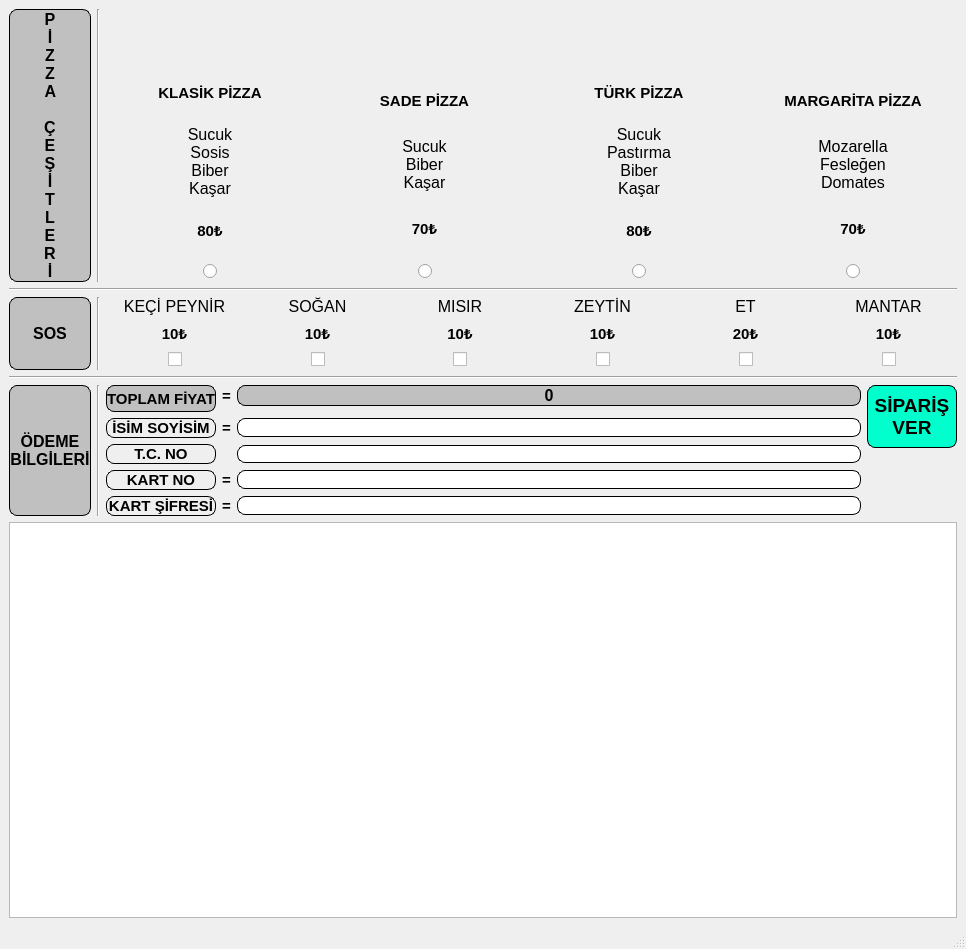
<?xml version="1.0" encoding="UTF-8"?>
<ui version="4.0">
 <class>MainWindow</class>
 <widget class="QMainWindow" name="MainWindow">
  <property name="geometry">
   <rect>
    <x>0</x>
    <y>0</y>
    <width>966</width>
    <height>949</height>
   </rect>
  </property>
  <property name="windowTitle">
   <string>MainWindow</string>
  </property>
  <widget class="QWidget" name="centralwidget">
   <layout class="QGridLayout" name="gridLayout_2">
    <item row="0" column="2" colspan="2">
     <layout class="QHBoxLayout" name="horizontalLayout_5">
      <item>
       <layout class="QVBoxLayout" name="verticalLayout">
        <item>
         <layout class="QHBoxLayout" name="horizontalLayout_8">
          <item>
           <widget class="QLabel" name="label_29">
            <property name="sizePolicy">
             <sizepolicy hsizetype="MinimumExpanding" vsizetype="Minimum">
              <horstretch>0</horstretch>
              <verstretch>0</verstretch>
             </sizepolicy>
            </property>
            <property name="maximumSize">
             <size>
              <width>150</width>
              <height>150</height>
             </size>
            </property>
            <property name="layoutDirection">
             <enum>Qt::LeftToRight</enum>
            </property>
            <property name="text">
             <string/>
            </property>
            <property name="textFormat">
             <enum>Qt::AutoText</enum>
            </property>
            <property name="pixmap">
             <pixmap>images/klasik.jpg</pixmap>
            </property>
            <property name="scaledContents">
             <bool>true</bool>
            </property>
            <property name="alignment">
             <set>Qt::AlignCenter</set>
            </property>
           </widget>
          </item>
         </layout>
        </item>
        <item>
         <widget class="QLabel" name="label_2">
          <property name="font">
           <font>
            <pointsize>11</pointsize>
            <weight>75</weight>
            <bold>true</bold>
           </font>
          </property>
          <property name="text">
           <string>KLASİK PİZZA</string>
          </property>
          <property name="alignment">
           <set>Qt::AlignCenter</set>
          </property>
         </widget>
        </item>
        <item>
         <widget class="QLabel" name="label">
          <property name="font">
           <font>
            <pointsize>12</pointsize>
           </font>
          </property>
          <property name="text">
           <string>Sucuk 
Sosis 
Biber
Kaşar</string>
          </property>
          <property name="alignment">
           <set>Qt::AlignCenter</set>
          </property>
         </widget>
        </item>
        <item>
         <widget class="QLabel" name="label_3">
          <property name="font">
           <font>
            <pointsize>11</pointsize>
            <weight>75</weight>
            <bold>true</bold>
           </font>
          </property>
          <property name="text">
           <string>80₺</string>
          </property>
          <property name="alignment">
           <set>Qt::AlignCenter</set>
          </property>
         </widget>
        </item>
        <item>
         <layout class="QHBoxLayout" name="horizontalLayout">
          <item>
           <spacer name="horizontalSpacer">
            <property name="orientation">
             <enum>Qt::Horizontal</enum>
            </property>
            <property name="sizeHint" stdset="0">
             <size>
              <width>40</width>
              <height>20</height>
             </size>
            </property>
           </spacer>
          </item>
          <item>
           <widget class="QRadioButton" name="klasik_pizza">
            <property name="text">
             <string/>
            </property>
            <property name="checked">
             <bool>false</bool>
            </property>
           </widget>
          </item>
          <item>
           <spacer name="horizontalSpacer_2">
            <property name="orientation">
             <enum>Qt::Horizontal</enum>
            </property>
            <property name="sizeHint" stdset="0">
             <size>
              <width>40</width>
              <height>20</height>
             </size>
            </property>
           </spacer>
          </item>
         </layout>
        </item>
       </layout>
      </item>
      <item>
       <layout class="QVBoxLayout" name="verticalLayout_4">
        <item>
         <layout class="QHBoxLayout" name="horizontalLayout_9">
          <item>
           <widget class="QLabel" name="klasik_3">
            <property name="maximumSize">
             <size>
              <width>150</width>
              <height>150</height>
             </size>
            </property>
            <property name="text">
             <string/>
            </property>
            <property name="textFormat">
             <enum>Qt::AutoText</enum>
            </property>
            <property name="pixmap">
             <pixmap>images/sade.jpg</pixmap>
            </property>
            <property name="scaledContents">
             <bool>true</bool>
            </property>
            <property name="alignment">
             <set>Qt::AlignCenter</set>
            </property>
           </widget>
          </item>
         </layout>
        </item>
        <item>
         <widget class="QLabel" name="label_7">
          <property name="font">
           <font>
            <pointsize>11</pointsize>
            <weight>75</weight>
            <bold>true</bold>
           </font>
          </property>
          <property name="text">
           <string>SADE PİZZA</string>
          </property>
          <property name="alignment">
           <set>Qt::AlignCenter</set>
          </property>
         </widget>
        </item>
        <item>
         <widget class="QLabel" name="label_9">
          <property name="font">
           <font>
            <pointsize>12</pointsize>
           </font>
          </property>
          <property name="text">
           <string>Sucuk 
Biber
Kaşar</string>
          </property>
          <property name="alignment">
           <set>Qt::AlignCenter</set>
          </property>
         </widget>
        </item>
        <item>
         <widget class="QLabel" name="label_8">
          <property name="font">
           <font>
            <pointsize>11</pointsize>
            <weight>75</weight>
            <bold>true</bold>
           </font>
          </property>
          <property name="text">
           <string>70₺</string>
          </property>
          <property name="alignment">
           <set>Qt::AlignCenter</set>
          </property>
         </widget>
        </item>
        <item>
         <layout class="QHBoxLayout" name="horizontalLayout_3">
          <item>
           <spacer name="horizontalSpacer_5">
            <property name="orientation">
             <enum>Qt::Horizontal</enum>
            </property>
            <property name="sizeHint" stdset="0">
             <size>
              <width>40</width>
              <height>20</height>
             </size>
            </property>
           </spacer>
          </item>
          <item>
           <widget class="QRadioButton" name="sade_pizza">
            <property name="text">
             <string/>
            </property>
           </widget>
          </item>
          <item>
           <spacer name="horizontalSpacer_6">
            <property name="orientation">
             <enum>Qt::Horizontal</enum>
            </property>
            <property name="sizeHint" stdset="0">
             <size>
              <width>40</width>
              <height>20</height>
             </size>
            </property>
           </spacer>
          </item>
         </layout>
        </item>
       </layout>
      </item>
      <item>
       <layout class="QVBoxLayout" name="verticalLayout_2">
        <item>
         <layout class="QHBoxLayout" name="horizontalLayout_10">
          <item>
           <widget class="QLabel" name="klasik_4">
            <property name="maximumSize">
             <size>
              <width>150</width>
              <height>150</height>
             </size>
            </property>
            <property name="text">
             <string/>
            </property>
            <property name="textFormat">
             <enum>Qt::AutoText</enum>
            </property>
            <property name="pixmap">
             <pixmap>images/turk.jpg</pixmap>
            </property>
            <property name="scaledContents">
             <bool>true</bool>
            </property>
            <property name="alignment">
             <set>Qt::AlignCenter</set>
            </property>
           </widget>
          </item>
         </layout>
        </item>
        <item>
         <widget class="QLabel" name="label_10">
          <property name="font">
           <font>
            <pointsize>11</pointsize>
            <weight>75</weight>
            <bold>true</bold>
           </font>
          </property>
          <property name="text">
           <string>TÜRK PİZZA</string>
          </property>
          <property name="alignment">
           <set>Qt::AlignCenter</set>
          </property>
         </widget>
        </item>
        <item>
         <widget class="QLabel" name="label_11">
          <property name="font">
           <font>
            <pointsize>12</pointsize>
           </font>
          </property>
          <property name="text">
           <string>Sucuk 
Pastırma 
Biber
Kaşar</string>
          </property>
          <property name="alignment">
           <set>Qt::AlignCenter</set>
          </property>
         </widget>
        </item>
        <item>
         <widget class="QLabel" name="label_12">
          <property name="font">
           <font>
            <pointsize>11</pointsize>
            <weight>75</weight>
            <bold>true</bold>
           </font>
          </property>
          <property name="text">
           <string>80₺</string>
          </property>
          <property name="alignment">
           <set>Qt::AlignCenter</set>
          </property>
         </widget>
        </item>
        <item>
         <layout class="QHBoxLayout" name="horizontalLayout_4">
          <item>
           <spacer name="horizontalSpacer_8">
            <property name="orientation">
             <enum>Qt::Horizontal</enum>
            </property>
            <property name="sizeHint" stdset="0">
             <size>
              <width>40</width>
              <height>20</height>
             </size>
            </property>
           </spacer>
          </item>
          <item>
           <widget class="QRadioButton" name="turk_pizza">
            <property name="text">
             <string/>
            </property>
           </widget>
          </item>
          <item>
           <spacer name="horizontalSpacer_7">
            <property name="orientation">
             <enum>Qt::Horizontal</enum>
            </property>
            <property name="sizeHint" stdset="0">
             <size>
              <width>40</width>
              <height>20</height>
             </size>
            </property>
           </spacer>
          </item>
         </layout>
        </item>
       </layout>
      </item>
      <item>
       <layout class="QVBoxLayout" name="verticalLayout_3">
        <item>
         <layout class="QHBoxLayout" name="horizontalLayout_11">
          <item>
           <widget class="QLabel" name="klasik_2">
            <property name="maximumSize">
             <size>
              <width>150</width>
              <height>150</height>
             </size>
            </property>
            <property name="text">
             <string/>
            </property>
            <property name="textFormat">
             <enum>Qt::AutoText</enum>
            </property>
            <property name="pixmap">
             <pixmap>images/marga.jpg</pixmap>
            </property>
            <property name="scaledContents">
             <bool>true</bool>
            </property>
            <property name="alignment">
             <set>Qt::AlignCenter</set>
            </property>
           </widget>
          </item>
         </layout>
        </item>
        <item>
         <widget class="QLabel" name="label_4">
          <property name="font">
           <font>
            <pointsize>11</pointsize>
            <weight>75</weight>
            <bold>true</bold>
           </font>
          </property>
          <property name="text">
           <string>MARGARİTA PİZZA</string>
          </property>
          <property name="alignment">
           <set>Qt::AlignCenter</set>
          </property>
         </widget>
        </item>
        <item>
         <widget class="QLabel" name="label_6">
          <property name="font">
           <font>
            <pointsize>12</pointsize>
           </font>
          </property>
          <property name="text">
           <string>Mozarella
Fesleğen
Domates</string>
          </property>
          <property name="alignment">
           <set>Qt::AlignCenter</set>
          </property>
         </widget>
        </item>
        <item>
         <widget class="QLabel" name="label_5">
          <property name="font">
           <font>
            <pointsize>11</pointsize>
            <weight>75</weight>
            <bold>true</bold>
           </font>
          </property>
          <property name="text">
           <string>70₺</string>
          </property>
          <property name="alignment">
           <set>Qt::AlignCenter</set>
          </property>
         </widget>
        </item>
        <item>
         <layout class="QHBoxLayout" name="horizontalLayout_2">
          <item>
           <spacer name="horizontalSpacer_3">
            <property name="orientation">
             <enum>Qt::Horizontal</enum>
            </property>
            <property name="sizeHint" stdset="0">
             <size>
              <width>40</width>
              <height>20</height>
             </size>
            </property>
           </spacer>
          </item>
          <item>
           <widget class="QRadioButton" name="margarita_pizza">
            <property name="text">
             <string/>
            </property>
           </widget>
          </item>
          <item>
           <spacer name="horizontalSpacer_4">
            <property name="orientation">
             <enum>Qt::Horizontal</enum>
            </property>
            <property name="sizeHint" stdset="0">
             <size>
              <width>40</width>
              <height>20</height>
             </size>
            </property>
           </spacer>
          </item>
         </layout>
        </item>
       </layout>
      </item>
     </layout>
    </item>
    <item row="4" column="0" rowspan="2">
     <widget class="QLabel" name="pizza_type_5">
      <property name="font">
       <font>
        <pointsize>12</pointsize>
        <weight>75</weight>
        <bold>true</bold>
       </font>
      </property>
      <property name="styleSheet">
       <string notr="true">QLabel{
	background-color: #C0C0C0;
	border-radius: 8px;
	border: 1px solid #000000;
}</string>
      </property>
      <property name="text">
       <string>ÖDEME
BİLGİLERİ</string>
      </property>
      <property name="alignment">
       <set>Qt::AlignCenter</set>
      </property>
     </widget>
    </item>
    <item row="2" column="0">
     <widget class="QLabel" name="pizza_type_2">
      <property name="font">
       <font>
        <pointsize>12</pointsize>
        <weight>75</weight>
        <bold>true</bold>
       </font>
      </property>
      <property name="styleSheet">
       <string notr="true">QLabel{
	background-color: #C0C0C0;
	border-radius: 8px;
	border: 1px solid #000000;
}</string>
      </property>
      <property name="text">
       <string>SOS</string>
      </property>
      <property name="alignment">
       <set>Qt::AlignCenter</set>
      </property>
     </widget>
    </item>
    <item row="2" column="2" colspan="2">
     <layout class="QHBoxLayout" name="horizontalLayout_6">
      <item>
       <layout class="QVBoxLayout" name="verticalLayout_7">
        <item>
         <widget class="QLabel" name="label_20">
          <property name="font">
           <font>
            <pointsize>12</pointsize>
           </font>
          </property>
          <property name="text">
           <string>KEÇİ PEYNİR</string>
          </property>
          <property name="alignment">
           <set>Qt::AlignCenter</set>
          </property>
         </widget>
        </item>
        <item>
         <widget class="QLabel" name="label_19">
          <property name="font">
           <font>
            <pointsize>11</pointsize>
            <weight>75</weight>
            <bold>true</bold>
           </font>
          </property>
          <property name="text">
           <string>10₺</string>
          </property>
          <property name="alignment">
           <set>Qt::AlignCenter</set>
          </property>
         </widget>
        </item>
        <item>
         <layout class="QHBoxLayout" name="horizontalLayout_12">
          <item>
           <spacer name="horizontalSpacer_9">
            <property name="orientation">
             <enum>Qt::Horizontal</enum>
            </property>
            <property name="sizeHint" stdset="0">
             <size>
              <width>40</width>
              <height>20</height>
             </size>
            </property>
           </spacer>
          </item>
          <item>
           <widget class="QCheckBox" name="keci_peynir">
            <property name="text">
             <string/>
            </property>
           </widget>
          </item>
          <item>
           <spacer name="horizontalSpacer_10">
            <property name="orientation">
             <enum>Qt::Horizontal</enum>
            </property>
            <property name="sizeHint" stdset="0">
             <size>
              <width>40</width>
              <height>20</height>
             </size>
            </property>
           </spacer>
          </item>
         </layout>
        </item>
       </layout>
      </item>
      <item>
       <layout class="QVBoxLayout" name="verticalLayout_9">
        <item>
         <widget class="QLabel" name="label_24">
          <property name="font">
           <font>
            <pointsize>12</pointsize>
           </font>
          </property>
          <property name="text">
           <string>SOĞAN</string>
          </property>
          <property name="alignment">
           <set>Qt::AlignCenter</set>
          </property>
         </widget>
        </item>
        <item>
         <widget class="QLabel" name="label_23">
          <property name="font">
           <font>
            <pointsize>11</pointsize>
            <weight>75</weight>
            <bold>true</bold>
           </font>
          </property>
          <property name="text">
           <string>10₺</string>
          </property>
          <property name="alignment">
           <set>Qt::AlignCenter</set>
          </property>
         </widget>
        </item>
        <item>
         <layout class="QHBoxLayout" name="horizontalLayout_13">
          <item>
           <spacer name="horizontalSpacer_11">
            <property name="orientation">
             <enum>Qt::Horizontal</enum>
            </property>
            <property name="sizeHint" stdset="0">
             <size>
              <width>40</width>
              <height>20</height>
             </size>
            </property>
           </spacer>
          </item>
          <item>
           <widget class="QCheckBox" name="sogan">
            <property name="text">
             <string/>
            </property>
           </widget>
          </item>
          <item>
           <spacer name="horizontalSpacer_12">
            <property name="orientation">
             <enum>Qt::Horizontal</enum>
            </property>
            <property name="sizeHint" stdset="0">
             <size>
              <width>40</width>
              <height>20</height>
             </size>
            </property>
           </spacer>
          </item>
         </layout>
        </item>
       </layout>
      </item>
      <item>
       <layout class="QVBoxLayout" name="verticalLayout_10">
        <item>
         <widget class="QLabel" name="label_21">
          <property name="font">
           <font>
            <pointsize>12</pointsize>
           </font>
          </property>
          <property name="text">
           <string>MISIR</string>
          </property>
          <property name="alignment">
           <set>Qt::AlignCenter</set>
          </property>
         </widget>
        </item>
        <item>
         <widget class="QLabel" name="label_22">
          <property name="font">
           <font>
            <pointsize>11</pointsize>
            <weight>75</weight>
            <bold>true</bold>
           </font>
          </property>
          <property name="text">
           <string>10₺</string>
          </property>
          <property name="alignment">
           <set>Qt::AlignCenter</set>
          </property>
         </widget>
        </item>
        <item>
         <layout class="QHBoxLayout" name="horizontalLayout_14">
          <item>
           <spacer name="horizontalSpacer_14">
            <property name="orientation">
             <enum>Qt::Horizontal</enum>
            </property>
            <property name="sizeHint" stdset="0">
             <size>
              <width>40</width>
              <height>20</height>
             </size>
            </property>
           </spacer>
          </item>
          <item>
           <widget class="QCheckBox" name="misir">
            <property name="text">
             <string/>
            </property>
           </widget>
          </item>
          <item>
           <spacer name="horizontalSpacer_13">
            <property name="orientation">
             <enum>Qt::Horizontal</enum>
            </property>
            <property name="sizeHint" stdset="0">
             <size>
              <width>40</width>
              <height>20</height>
             </size>
            </property>
           </spacer>
          </item>
         </layout>
        </item>
       </layout>
      </item>
      <item>
       <layout class="QVBoxLayout" name="verticalLayout_5">
        <item>
         <widget class="QLabel" name="label_13">
          <property name="font">
           <font>
            <pointsize>12</pointsize>
           </font>
          </property>
          <property name="text">
           <string>ZEYTİN</string>
          </property>
          <property name="alignment">
           <set>Qt::AlignCenter</set>
          </property>
         </widget>
        </item>
        <item>
         <widget class="QLabel" name="label_14">
          <property name="font">
           <font>
            <pointsize>11</pointsize>
            <weight>75</weight>
            <bold>true</bold>
           </font>
          </property>
          <property name="text">
           <string>10₺</string>
          </property>
          <property name="alignment">
           <set>Qt::AlignCenter</set>
          </property>
         </widget>
        </item>
        <item>
         <layout class="QHBoxLayout" name="horizontalLayout_15">
          <item>
           <spacer name="horizontalSpacer_15">
            <property name="orientation">
             <enum>Qt::Horizontal</enum>
            </property>
            <property name="sizeHint" stdset="0">
             <size>
              <width>40</width>
              <height>20</height>
             </size>
            </property>
           </spacer>
          </item>
          <item>
           <widget class="QCheckBox" name="zeytin">
            <property name="text">
             <string/>
            </property>
           </widget>
          </item>
          <item>
           <spacer name="horizontalSpacer_16">
            <property name="orientation">
             <enum>Qt::Horizontal</enum>
            </property>
            <property name="sizeHint" stdset="0">
             <size>
              <width>40</width>
              <height>20</height>
             </size>
            </property>
           </spacer>
          </item>
         </layout>
        </item>
       </layout>
      </item>
      <item>
       <layout class="QVBoxLayout" name="verticalLayout_8">
        <item>
         <widget class="QLabel" name="label_17">
          <property name="font">
           <font>
            <pointsize>12</pointsize>
           </font>
          </property>
          <property name="text">
           <string>ET</string>
          </property>
          <property name="alignment">
           <set>Qt::AlignCenter</set>
          </property>
         </widget>
        </item>
        <item>
         <widget class="QLabel" name="label_18">
          <property name="font">
           <font>
            <pointsize>11</pointsize>
            <weight>75</weight>
            <bold>true</bold>
           </font>
          </property>
          <property name="text">
           <string>20₺</string>
          </property>
          <property name="alignment">
           <set>Qt::AlignCenter</set>
          </property>
         </widget>
        </item>
        <item>
         <layout class="QHBoxLayout" name="horizontalLayout_16">
          <item>
           <spacer name="horizontalSpacer_17">
            <property name="orientation">
             <enum>Qt::Horizontal</enum>
            </property>
            <property name="sizeHint" stdset="0">
             <size>
              <width>40</width>
              <height>20</height>
             </size>
            </property>
           </spacer>
          </item>
          <item>
           <widget class="QCheckBox" name="et">
            <property name="text">
             <string/>
            </property>
           </widget>
          </item>
          <item>
           <spacer name="horizontalSpacer_18">
            <property name="orientation">
             <enum>Qt::Horizontal</enum>
            </property>
            <property name="sizeHint" stdset="0">
             <size>
              <width>40</width>
              <height>20</height>
             </size>
            </property>
           </spacer>
          </item>
         </layout>
        </item>
       </layout>
      </item>
      <item>
       <layout class="QVBoxLayout" name="verticalLayout_6">
        <item>
         <widget class="QLabel" name="label_16">
          <property name="font">
           <font>
            <pointsize>12</pointsize>
           </font>
          </property>
          <property name="text">
           <string>MANTAR</string>
          </property>
          <property name="alignment">
           <set>Qt::AlignCenter</set>
          </property>
         </widget>
        </item>
        <item>
         <widget class="QLabel" name="label_15">
          <property name="font">
           <font>
            <pointsize>11</pointsize>
            <weight>75</weight>
            <bold>true</bold>
           </font>
          </property>
          <property name="text">
           <string>10₺</string>
          </property>
          <property name="alignment">
           <set>Qt::AlignCenter</set>
          </property>
         </widget>
        </item>
        <item>
         <layout class="QHBoxLayout" name="horizontalLayout_17">
          <item>
           <spacer name="horizontalSpacer_19">
            <property name="orientation">
             <enum>Qt::Horizontal</enum>
            </property>
            <property name="sizeHint" stdset="0">
             <size>
              <width>40</width>
              <height>20</height>
             </size>
            </property>
           </spacer>
          </item>
          <item>
           <widget class="QCheckBox" name="mantar">
            <property name="text">
             <string/>
            </property>
           </widget>
          </item>
          <item>
           <spacer name="horizontalSpacer_20">
            <property name="orientation">
             <enum>Qt::Horizontal</enum>
            </property>
            <property name="sizeHint" stdset="0">
             <size>
              <width>40</width>
              <height>20</height>
             </size>
            </property>
           </spacer>
          </item>
         </layout>
        </item>
       </layout>
      </item>
     </layout>
    </item>
    <item row="4" column="1" rowspan="2">
     <widget class="Line" name="line_5">
      <property name="orientation">
       <enum>Qt::Vertical</enum>
      </property>
     </widget>
    </item>
    <item row="2" column="1">
     <widget class="Line" name="line_4">
      <property name="orientation">
       <enum>Qt::Vertical</enum>
      </property>
     </widget>
    </item>
    <item row="1" column="0" colspan="4">
     <widget class="Line" name="line">
      <property name="orientation">
       <enum>Qt::Horizontal</enum>
      </property>
     </widget>
    </item>
    <item row="0" column="0">
     <widget class="QLabel" name="pizza_type">
      <property name="font">
       <font>
        <pointsize>12</pointsize>
        <weight>75</weight>
        <bold>true</bold>
       </font>
      </property>
      <property name="styleSheet">
       <string notr="true">QLabel{
	background-color: #C0C0C0;
	border-radius: 8px;
	border: 1px solid #000000;
}</string>
      </property>
      <property name="text">
       <string>P
İ
Z
Z
A 

Ç
E
Ş
İ
T
L
E
R
İ</string>
      </property>
      <property name="alignment">
       <set>Qt::AlignCenter</set>
      </property>
     </widget>
    </item>
    <item row="4" column="3">
     <widget class="QToolButton" name="toolButton">
      <property name="sizePolicy">
       <sizepolicy hsizetype="Preferred" vsizetype="Preferred">
        <horstretch>0</horstretch>
        <verstretch>0</verstretch>
       </sizepolicy>
      </property>
      <property name="font">
       <font>
        <pointsize>14</pointsize>
        <weight>75</weight>
        <bold>true</bold>
       </font>
      </property>
      <property name="mouseTracking">
       <bool>true</bool>
      </property>
      <property name="styleSheet">
       <string notr="true">QToolButton{
	background-color: #00FFCC;
	border-radius: 8px;
	border: 1px solid #000000;
}</string>
      </property>
      <property name="text">
       <string>SİPARİŞ
VER</string>
      </property>
     </widget>
    </item>
    <item row="5" column="3">
     <widget class="QLabel" name="result_label">
      <property name="font">
       <font>
        <pointsize>12</pointsize>
       </font>
      </property>
      <property name="text">
       <string>&lt;html&gt;&lt;head/&gt;&lt;body&gt;&lt;p&gt;&lt;span style=&quot; color:#aa0000;&quot;&gt;&lt;/span&gt;&lt;/p&gt;&lt;/body&gt;&lt;/html&gt;</string>
      </property>
      <property name="alignment">
       <set>Qt::AlignCenter</set>
      </property>
     </widget>
    </item>
    <item row="3" column="0" colspan="4">
     <widget class="Line" name="line_2">
      <property name="orientation">
       <enum>Qt::Horizontal</enum>
      </property>
     </widget>
    </item>
    <item row="0" column="1">
     <widget class="Line" name="line_3">
      <property name="orientation">
       <enum>Qt::Vertical</enum>
      </property>
     </widget>
    </item>
    <item row="6" column="0" colspan="4">
     <widget class="QTextEdit" name="log"/>
    </item>
    <item row="4" column="2" rowspan="2">
     <layout class="QGridLayout" name="gridLayout" rowstretch="0,0,0,0,0,0,0" columnstretch="0,0,0">
      <property name="sizeConstraint">
       <enum>QLayout::SetDefaultConstraint</enum>
      </property>
      <property name="horizontalSpacing">
       <number>6</number>
      </property>
      <item row="0" column="1">
       <widget class="QLabel" name="label_25">
        <property name="font">
         <font>
          <pointsize>11</pointsize>
          <weight>75</weight>
          <bold>true</bold>
         </font>
        </property>
        <property name="text">
         <string>=</string>
        </property>
        <property name="alignment">
         <set>Qt::AlignCenter</set>
        </property>
       </widget>
      </item>
      <item row="0" column="2">
       <widget class="QLabel" name="toplam_fiyat">
        <property name="font">
         <font>
          <pointsize>12</pointsize>
          <weight>75</weight>
          <bold>true</bold>
         </font>
        </property>
        <property name="styleSheet">
         <string notr="true">QLabel{
	background-color: #C0C0C0;
	border-radius: 8px;
	border: 1px solid #000000;
}</string>
        </property>
        <property name="text">
         <string>0</string>
        </property>
        <property name="alignment">
         <set>Qt::AlignCenter</set>
        </property>
       </widget>
      </item>
      <item row="5" column="1">
       <widget class="QLabel" name="label_27">
        <property name="font">
         <font>
          <pointsize>11</pointsize>
          <weight>75</weight>
          <bold>true</bold>
         </font>
        </property>
        <property name="text">
         <string>=</string>
        </property>
        <property name="alignment">
         <set>Qt::AlignCenter</set>
        </property>
       </widget>
      </item>
      <item row="2" column="0">
       <widget class="QLabel" name="pizza_type_6">
        <property name="font">
         <font>
          <pointsize>11</pointsize>
          <weight>75</weight>
          <bold>true</bold>
         </font>
        </property>
        <property name="styleSheet">
         <string notr="true">QLabel{
	
	border-radius: 8px;
	border: 1px solid #000000;
}</string>
        </property>
        <property name="text">
         <string>İSİM SOYİSİM</string>
        </property>
        <property name="alignment">
         <set>Qt::AlignCenter</set>
        </property>
       </widget>
      </item>
      <item row="2" column="1">
       <widget class="QLabel" name="label_26">
        <property name="font">
         <font>
          <pointsize>11</pointsize>
          <weight>75</weight>
          <bold>true</bold>
         </font>
        </property>
        <property name="text">
         <string>=</string>
        </property>
        <property name="alignment">
         <set>Qt::AlignCenter</set>
        </property>
       </widget>
      </item>
      <item row="6" column="2">
       <widget class="QLineEdit" name="kart_parola">
        <property name="font">
         <font>
          <pointsize>10</pointsize>
         </font>
        </property>
        <property name="styleSheet">
         <string notr="true">QLineEdit{
	border-radius: 8px;
	border: 1px solid #000000;
}</string>
        </property>
        <property name="echoMode">
         <enum>QLineEdit::Password</enum>
        </property>
       </widget>
      </item>
      <item row="6" column="1">
       <widget class="QLabel" name="label_28">
        <property name="font">
         <font>
          <pointsize>11</pointsize>
          <weight>75</weight>
          <bold>true</bold>
         </font>
        </property>
        <property name="text">
         <string>=</string>
        </property>
        <property name="alignment">
         <set>Qt::AlignCenter</set>
        </property>
       </widget>
      </item>
      <item row="6" column="0">
       <widget class="QLabel" name="pizza_type_10">
        <property name="font">
         <font>
          <pointsize>11</pointsize>
          <weight>75</weight>
          <bold>true</bold>
         </font>
        </property>
        <property name="styleSheet">
         <string notr="true">QLabel{
	
	border-radius: 8px;
	border: 1px solid #000000;
}</string>
        </property>
        <property name="text">
         <string>KART ŞİFRESİ</string>
        </property>
        <property name="alignment">
         <set>Qt::AlignCenter</set>
        </property>
       </widget>
      </item>
      <item row="2" column="2">
       <widget class="QLineEdit" name="ad_soyad">
        <property name="font">
         <font>
          <pointsize>10</pointsize>
         </font>
        </property>
        <property name="styleSheet">
         <string notr="true">QLineEdit{
	border-radius: 8px;
	border: 1px solid #000000;
}</string>
        </property>
       </widget>
      </item>
      <item row="5" column="2">
       <widget class="QLineEdit" name="kart_no">
        <property name="font">
         <font>
          <pointsize>10</pointsize>
         </font>
        </property>
        <property name="styleSheet">
         <string notr="true">QLineEdit{
	border-radius: 8px;
	border: 1px solid #000000;
}</string>
        </property>
       </widget>
      </item>
      <item row="3" column="2">
       <widget class="QLineEdit" name="tcno">
        <property name="styleSheet">
         <string notr="true">QLineEdit{
	border-radius: 8px;
	border: 1px solid #000000;
}</string>
        </property>
       </widget>
      </item>
      <item row="5" column="0">
       <widget class="QLabel" name="pizza_type_9">
        <property name="font">
         <font>
          <pointsize>11</pointsize>
          <weight>75</weight>
          <bold>true</bold>
         </font>
        </property>
        <property name="styleSheet">
         <string notr="true">QLabel{
	
	border-radius: 8px;
	border: 1px solid #000000;
}</string>
        </property>
        <property name="text">
         <string>KART NO</string>
        </property>
        <property name="alignment">
         <set>Qt::AlignCenter</set>
        </property>
       </widget>
      </item>
      <item row="3" column="0">
       <widget class="QLabel" name="label_30">
        <property name="enabled">
         <bool>true</bool>
        </property>
        <property name="font">
         <font>
          <pointsize>11</pointsize>
          <weight>75</weight>
          <bold>true</bold>
         </font>
        </property>
        <property name="styleSheet">
         <string notr="true">QLabel{
	
	border-radius: 8px;
	border: 1px solid #000000;
}</string>
        </property>
        <property name="text">
         <string>T.C. NO</string>
        </property>
        <property name="alignment">
         <set>Qt::AlignCenter</set>
        </property>
       </widget>
      </item>
      <item row="0" column="0" rowspan="2">
       <widget class="QLabel" name="pizza_type_3">
        <property name="font">
         <font>
          <pointsize>11</pointsize>
          <weight>75</weight>
          <bold>true</bold>
         </font>
        </property>
        <property name="styleSheet">
         <string notr="true">QLabel{
	background-color: #C0C0C0;
	border-radius: 8px;
	border: 1px solid #000000;
}</string>
        </property>
        <property name="text">
         <string>TOPLAM FİYAT</string>
        </property>
        <property name="alignment">
         <set>Qt::AlignCenter</set>
        </property>
       </widget>
      </item>
     </layout>
    </item>
   </layout>
  </widget>
  <widget class="QMenuBar" name="menubar">
   <property name="geometry">
    <rect>
     <x>0</x>
     <y>0</y>
     <width>966</width>
     <height>21</height>
    </rect>
   </property>
  </widget>
  <widget class="QStatusBar" name="statusbar"/>
 </widget>
 <resources/>
 <connections/>
</ui>
